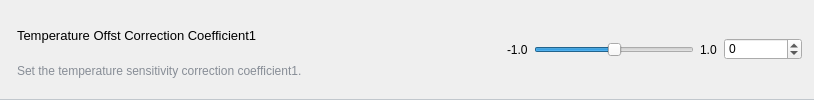
              <widget class="QGroupBox" name="offset_temp_coef1">
               <property name="minimumSize">
                <size>
                 <width>0</width>
                 <height>50</height>
                </size>
               </property>
               <property name="styleSheet">
                <string notr="true">QGroupBox {
	border-top:none;
	border-bottom:1px solid #C1C7CD;
}</string>
               </property>
               <property name="flat">
                <bool>true</bool>
               </property>
               <layout class="QHBoxLayout" name="horizontalLayout_12">
                <item>
                 <layout class="QVBoxLayout" name="verticalLayout_14">
                  <property name="spacing">
                   <number>0</number>
                  </property>
                  <property name="leftMargin">
                   <number>5</number>
                  </property>
                  <property name="topMargin">
                   <number>6</number>
                  </property>
                  <item>
                   <widget class="QLabel" name="label_30">
                    <property name="font">
                     <font>
                      <pointsize>10</pointsize>
                     </font>
                    </property>
                    <property name="styleSheet">
                     <string notr="true"/>
                    </property>
                    <property name="text">
                     <string>Temperature Offst Correction Coefficient1</string>
                    </property>
                   </widget>
                  </item>
                  <item>
                   <widget class="QLabel" name="label_31">
                    <property name="styleSheet">
                     <string notr="true">color:rgb(135, 141, 150)</string>
                    </property>
                    <property name="text">
                     <string>Set the temperature sensitivity correction coefficient1.</string>
                    </property>
                   </widget>
                  </item>
                 </layout>
                </item>
                <item>
                 <spacer name="horizontalSpacer_10">
                  <property name="orientation">
                   <enum>Qt::Orientation::Horizontal</enum>
                  </property>
                  <property name="sizeHint" stdset="0">
                   <size>
                    <width>199</width>
                    <height>20</height>
                   </size>
                  </property>
                 </spacer>
                </item>
                <item>
                 <widget class="QLabel" name="offset_temp_coef1_min">
                  <property name="styleSheet">
                   <string notr="true">background-color:none
</string>
                  </property>
                  <property name="text">
                   <string>-1.0</string>
                  </property>
                 </widget>
                </item>
                <item>
                 <widget class="QSlider" name="offset_temp_coef1_slider">
                  <property name="sizePolicy">
                   <sizepolicy hsizetype="Minimum" vsizetype="Fixed">
                    <horstretch>0</horstretch>
                    <verstretch>0</verstretch>
                   </sizepolicy>
                  </property>
                  <property name="minimumSize">
                   <size>
                    <width>160</width>
                    <height>0</height>
                   </size>
                  </property>
                  <property name="styleSheet">
                   <string notr="true">background-color:none
</string>
                  </property>
                  <property name="minimum">
                   <number>-10</number>
                  </property>
                  <property name="maximum">
                   <number>10</number>
                  </property>
                  <property name="orientation">
                   <enum>Qt::Orientation::Horizontal</enum>
                  </property>
                  <property name="invertedAppearance">
                   <bool>false</bool>
                  </property>
                  <property name="invertedControls">
                   <bool>false</bool>
                  </property>
                 </widget>
                </item>
                <item>
                 <widget class="QLabel" name="offset_temp_coef1_max">
                  <property name="sizePolicy">
                   <sizepolicy hsizetype="Minimum" vsizetype="Preferred">
                    <horstretch>0</horstretch>
                    <verstretch>0</verstretch>
                   </sizepolicy>
                  </property>
                  <property name="minimumSize">
                   <size>
                    <width>18</width>
                    <height>0</height>
                   </size>
                  </property>
                  <property name="styleSheet">
                   <string notr="true">background-color:none
</string>
                  </property>
                  <property name="text">
                   <string>1.0</string>
                  </property>
                 </widget>
                </item>
                <item>
                 <widget class="QSpinBox" name="offset_temp_coef1_spin">
                  <property name="minimumSize">
                   <size>
                    <width>78</width>
                    <height>0</height>
                   </size>
                  </property>
                  <property name="locale">
                   <locale language="English" country="UnitedStates"/>
                  </property>
                  <property name="minimum">
                   <number>-1</number>
                  </property>
                  <property name="maximum">
                   <number>1</number>
                  </property>
                  <property name="singleStep">
                   <number>0</number>
                  </property>
                 </widget>
                </item>
               </layout>
              </widget>
